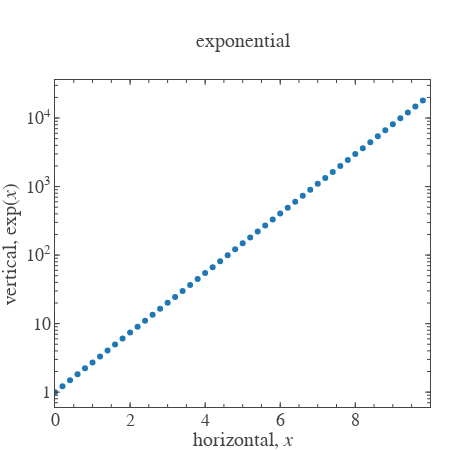

Source (notebook cell):
### Code cell
plt.show(scatter)

### Figure 1 — Plotly figure (JSON) as saved in the notebook; plotly's stock layout.template omitted (floating-point values rounded to 4 significant figures; data arrays with more than 128 entries replaced by an {"elided": "..."} marker saying what was removed)
{"data": [{"marker": {"maxdisplayed": 50}, "mode": "markers", "type": "scatter", "uid": "c8aeb18a-84f5-46b2-9021-711210f40155", "x": {"elided": "1000 float values"}, "y": {"elided": "1000 float values"}}, {"type": "scatter", "uid": "49f471c2-bfc9-4d17-a2e6-0e8c8d92fafa", "visible": false, "xaxis": "x101", "yaxis": "y101"}, {"type": "scatter", "uid": "94558a1c-b425-4a37-b9d9-9a8978565cea", "visible": false, "xaxis": "x201", "yaxis": "y201"}], "layout": {"font": {"family": "Arial", "size": 18}, "height": 450, "margin": {"b": 0, "l": 0, "r": 20, "t": 80}, "title": {"font": {"size": 20}, "text": "exponential", "xanchor": "center", "xref": "paper", "y": 0.9111, "yanchor": "middle", "yref": "container"}, "width": 450, "xaxis": {"anchor": "y", "automargin": true, "dtick": 2, "hoverformat": ".f", "range": [0, 9.99], "showgrid": false, "showline": false, "showticklabels": true, "tickfont": {"size": 18}, "ticklen": 5, "ticks": "inside", "title": {"font": {"size": 20}, "text": "horizontal, <i>x</i>"}, "zeroline": false}, "xaxis101": {"anchor": "y", "automargin": true, "dtick": 2, "overlaying": "x", "range": [0, 9.99], "scaleanchor": "x", "showgrid": false, "showline": false, "showticklabels": false, "side": "top", "ticklen": 5, "ticks": "inside", "zeroline": false}, "xaxis201": {"anchor": "y", "automargin": true, "dtick": 0.5, "mirror": "ticks", "overlaying": "x", "range": [0, 9.99], "scaleanchor": "x", "showgrid": false, "showline": true, "showticklabels": false, "ticklen": 3, "ticks": "inside", "zeroline": false}, "yaxis": {"anchor": "x", "automargin": true, "dtick": 1, "exponentformat": "power", "hoverformat": ".f", "range": [-0.2169, 4.556], "showgrid": false, "showline": false, "showticklabels": true, "tickfont": {"size": 14.4}, "ticklen": 5, "tickprefix": " ", "ticks": "inside", "ticksuffix": " ", "title": {"font": {"size": 20}, "text": "vertical, <i></i>exp<i></i>(<i>x</i>)<i></i>"}, "type": "log", "zeroline": false}, "yaxis101": {"anchor": "x", "automargin": true, "dtick": 1, "exponentformat": "power", "overlaying": "y", "range": [-0.2169, 4.556], "scaleanchor": "y", "showgrid": false, "showline": false, "showticklabels": false, "side": "right", "ticklen": 5, "ticks": "inside", "type": "log", "zeroline": false}, "yaxis201": {"anchor": "x", "automargin": true, "dtick": "D1", "exponentformat": "power", "mirror": "ticks", "overlaying": "y", "range": [-0.2169, 4.556], "scaleanchor": "y", "showgrid": false, "showline": true, "showticklabels": false, "ticklen": 3, "ticks": "inside", "type": "log", "zeroline": false}}}
